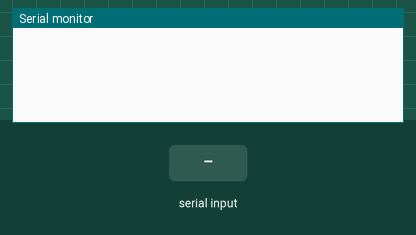
The sketch below on a simulated Arduino Uno, built with avr-gcc and run on an emulated ATmega328P. On the bench: the last lines printed to the serial monitor. The test bench sets the inputs (shaded band).

Above: at 1.2 s.
1.3 s: "90,45\n" received over Serial
At 1.8 s:
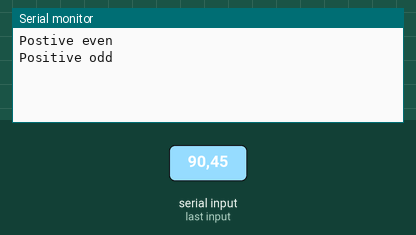
At 3.3 s:
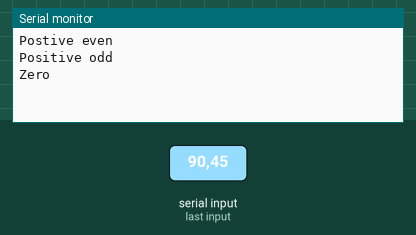

The sketch:

IfElse1.ino
```cpp
//Set to "No Line Ending"

void setup() {
  Serial.begin(9600);

}

void loop(){

  while(Serial.available()==0){}
  float num1 = Serial.parseFloat();

  // Check for zero
  if(int(num1) == 0) {
    Serial.println("Zero");

  } else if (num1 > 0) { //Check positive

    if(int(num1) % 2 == 0) {
      Serial.println("Postive even");
    } else { Serial.println("Positive odd"); }

  } else {  //Check negative

    if(int(num1) % 2 == 0) {
      Serial.println("Negative even");
    } else { Serial.println("Negative odd"); }

  }

}
```

Measured:
- after the input at 1.3 s, the serial monitor: prints a new line at once (image 1)
